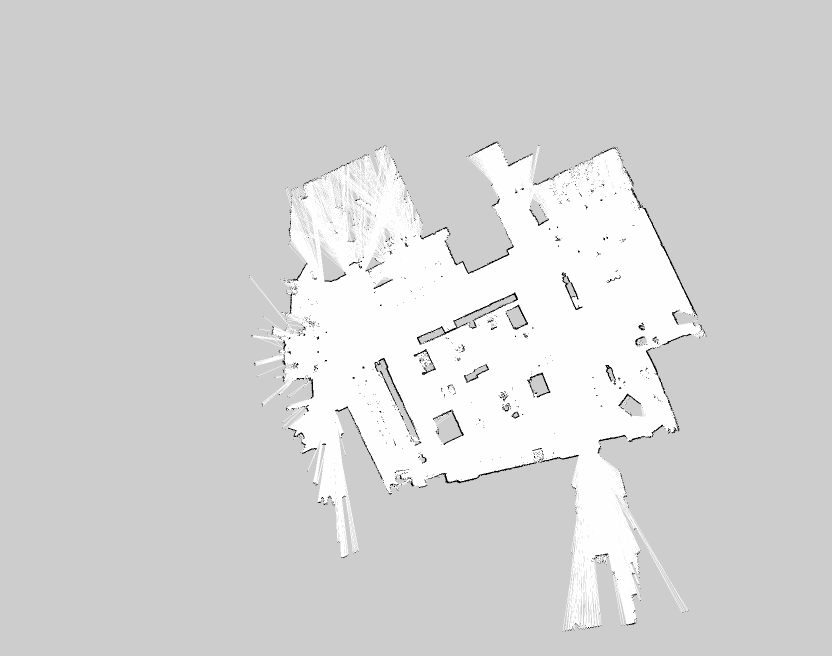
#> input picture data/benchmark_maps/iras_slam2.png, 1664 x 1312 px (shown at 1/2 size)
$ python -i map_preprocessing.py   (imports and definitions only)
#> lines starting #> are read from the running program, lines starting #| are printed output that depends on the picture; after the words box and inside, x2 and y2 are one past the last pixel; in counts of white or black regions, pixels touching at a corner belong together
#> further down, picture is the input picture: shape (1312, 1664, 3); min 0, max 254, mean 212.9
import cProfile
from sklearn.cluster import KMeans
import cv2
import numpy as np
import matplotlib.pyplot as plt
import math
from scipy.signal import find_peaks
from semantic_hierarchical_graph import segmentation
from semantic_hierarchical_graph.types.parameter import Parameter
from semantic_hierarchical_graph.types.vector import Vector


class map_preprocessing:
    # [12 lines left out: function __init__, not called in this run]

    def add_steps(self, func):
        ...

    def process(self, img):
        ...

    # [226 lines left out: functions show_all_imgs, get_grayscales_of_image1, get_orientation_of_walls, find_bounding_box, find_two_clusters_of_orientations, rotate and 8 more, not called in this run]


def optimise_the_parameters():
    ...


def get_grayscales_of_image(img):
    """returns a sorted list of all used grayscales in the image"""
    # convert to grayscale if not already done
    if len(img.shape) > 2:
        gray = cv2.cvtColor(img, cv2.COLOR_BGR2GRAY)
    else:
        gray = img
    # Calculate the histogram
    hist, bins = np.histogram(gray.ravel(), 255, [0, 255])
#> hist = 255 values, max 1756711 at index 205, min 0 at index 1, mean 8561.4; bins = 256 values from 0 to 255
    # Count the greayscales used
    counted_grayscales = 0
    for i in hist:
        if i != 0:
            counted_grayscales += 1
#> this loop made 255 passes
#> i on passes 1 to 8: 14017, 0, 0, 0, 0, 0, 0, 0
#> after the loop, counted_grayscales = 3
    # Sort the histogram bins in descending order
    sorted_bins = np.argsort(-hist)
#> sorted_bins = 255 values, max 254 at index 1, min 0 at index 2, mean 127
    # Find the indices of the top three bins
    maxima_indices = sorted_bins[:counted_grayscales]
#> maxima_indices = [205, 254, 0]
    # print(len(sorted_bins))
    return maxima_indices


# [26 lines left out: function convert_grayscales_to_black_white_gray, not called in this run]


def dilate_outline(img, kernel_size=8):
    """Black pixels are recorded barriers at this location and represents the wall or other obstacles.
    Some pixels aren't recorded properly and little gaps are in the wall. By dilation the gaps will be filled/ continous lines
    Returns an image with dilated black pixels"""
    # convert to grayscale
    if len(img.shape) > 2:
        gray = cv2.cvtColor(img, cv2.COLOR_BGR2GRAY)
    else:
        gray = img
    # convert to three grayscales, so that thresholding recognise the black
    if len(get_grayscales_of_image(img)) != 3:
        gray = convert_grayscales_to_black_white_gray(img)
    # thresh all black pixels (recognised barriers)
    ret, thresh_black_pixels = cv2.threshold(gray, 0, 255, cv2.THRESH_BINARY)
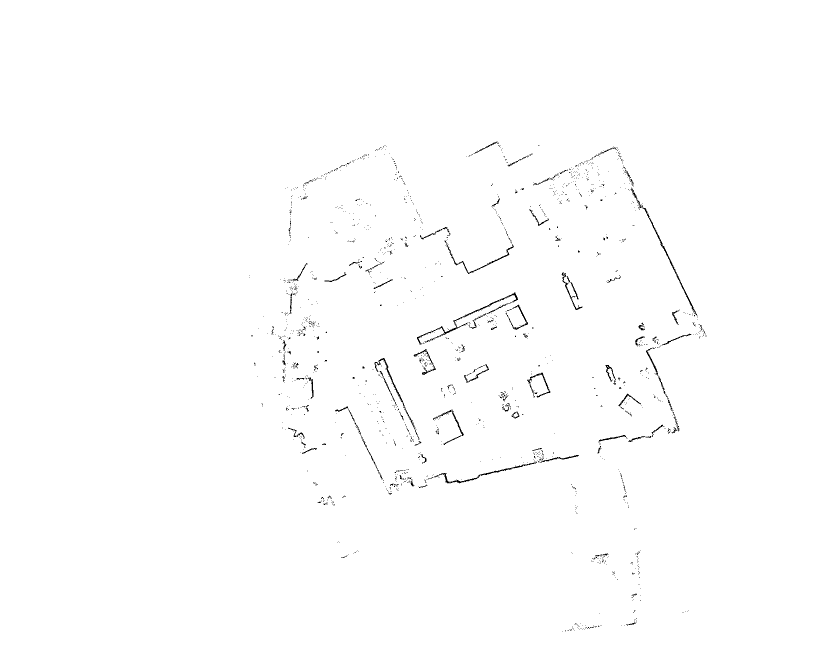
#> thresh_black_pixels: shape (1312, 1664) (shown at 1/2 size); 99.4% white; black in thin lines or dots, all inside (x1, y1, x2, y2) = (499, 283, 1413, 1264)
    black_dots_inversed = cv2.subtract(255, thresh_black_pixels)
    # expand/ dialte the black pixels to get continous lines
    kernel = np.ones((kernel_size, kernel_size), np.uint8)
    dilated_blackdots = cv2.dilate(black_dots_inversed, kernel, iterations=1)
#> dilated_blackdots: shape (1312, 1664); 5% white; 179 white regions, largest, box (x1, y1, x2, y2) and area: (1064, 289, 1417, 924) 19155, (831, 582, 1060, 693) 8014, (768, 893, 1162, 993) 7163
    return dilated_blackdots


def remove_small_areas_and_write_as_grayscale(img, grayscale_value=255, min_area=400):
    # find the connected components/ islands in the image
#> called with grayscale_value = 255, min_area = 400
    num_labels, labels, stats, centroids = cv2.connectedComponentsWithStats(img)
#> labels: shape (1312, 1664) int32; 79 distinct labels, from 0 to 78
#> num_labels = 79; stats = 79 rows, first 6: [0, 0, 1664, 1312, 1832008], [528, 292, 868, 968, 348942], [776, 301, 1, 2, 2], [770, 303, 1, 3, 3], [772, 303, 2, 3, 3], [779, 311, 1, 3, 3]; centroids = 79 pairs, first value 530 to 1393.5, second value 301.5 to 1256
    # Loop through the connected components and filter out the ones with a small area
    for i in range(1, num_labels):
        if stats[i, cv2.CC_STAT_AREA] < min_area:
            labels[labels == i] = 0
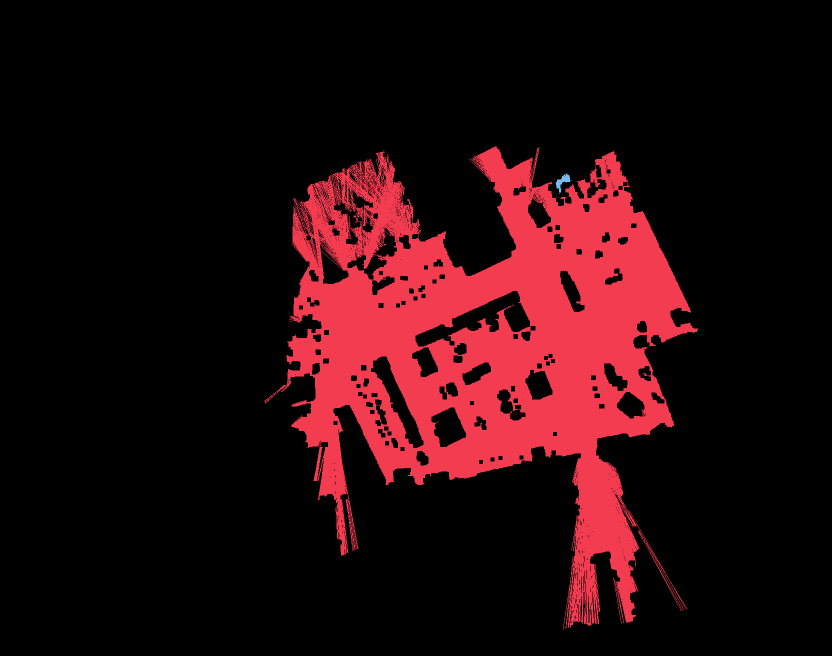
#> labels: shape (1312, 1664) int32 (shown at 1/2 size); 3 distinct labels, from 0 to 8; one colour per label, 0 black
    # Convert the label image back to a binary image
    binary_filtered = (labels > 0).astype('uint8') * grayscale_value
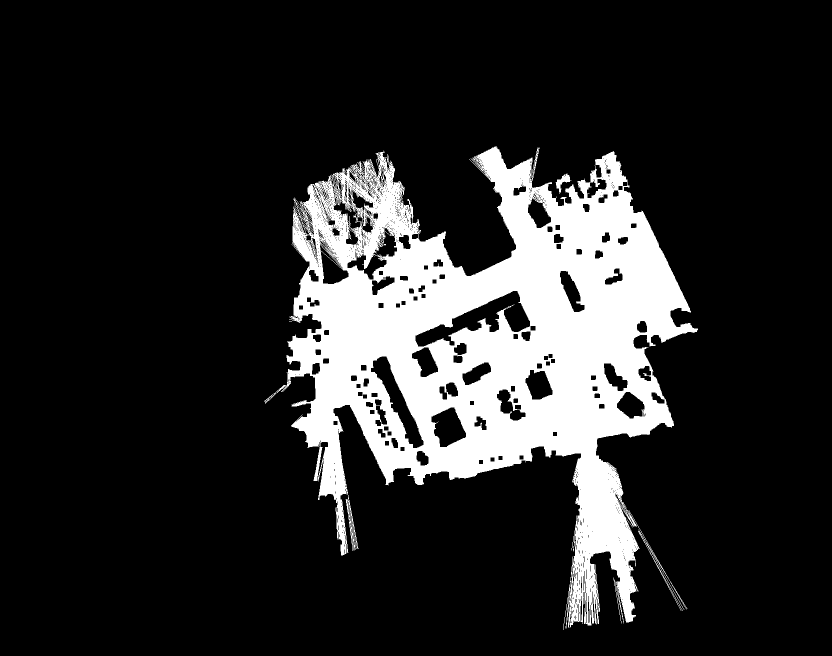
#> binary_filtered: shape (1312, 1664) (shown at 1/2 size); 16% white; 2 white regions, box (x1, y1, x2, y2) and area: (528, 292, 1396, 1260) 348942, (1111, 347, 1143, 388) 445
    ret, thresh = cv2.threshold(binary_filtered, 1, grayscale_value, cv2.THRESH_BINARY)
    return thresh


def seperate_thin_lines_from_building(img):
    """Dilate the border and subtract it from the main map. Consequencely the thin lines, when the laser passes through a window, will be seperated from the main map"""
    gray = cv2.cvtColor(img, cv2.COLOR_BGR2GRAY)
    continous_outline_img = dilate_outline(gray, kernel_size=8)
    # thresh all  white pixels
    ret, thresh_white_pixels = cv2.threshold(gray, 250, 255, cv2.THRESH_BINARY)
    # subtract the black and grey pixels from the white pixels, so the thin lines are seperated from the true map
    islands = cv2.subtract(thresh_white_pixels, continous_outline_img)
    return islands


def remove_incorrect_measured_values(img):
    """On the origin recorded map are long thin lines. These lines are created when, for example, the laser passes through a window and doesn't hit an object"""
    # create image of the main map without thin lines
    img_main_map_without_boundaries = remove_small_areas_and_write_as_grayscale(seperate_thin_lines_from_building(img))
    # create image of the unrecorded area
    ret, img_of_unknown_area = cv2.threshold(img_main_map_without_boundaries, 0, 255, cv2.THRESH_BINARY_INV)
    ret, img_of_unknown_area_scaled_to_230 = cv2.threshold(img_of_unknown_area, 0, 230, cv2.THRESH_BINARY)
    # create image of the border
    img_of_outline = remove_small_areas_and_write_as_grayscale(dilate_outline(img))
#> the loop in get_grayscales_of_image (call 2), `for i in hist:` made 255 passes
#> call 2 of remove_small_areas_and_write_as_grayscale, with grayscale_value = 255, min_area = 400
#> in remove_small_areas_and_write_as_grayscale (call 2), `num_labels, labels, stats, centroids = cv2.connectedComponentsWithStat..`:
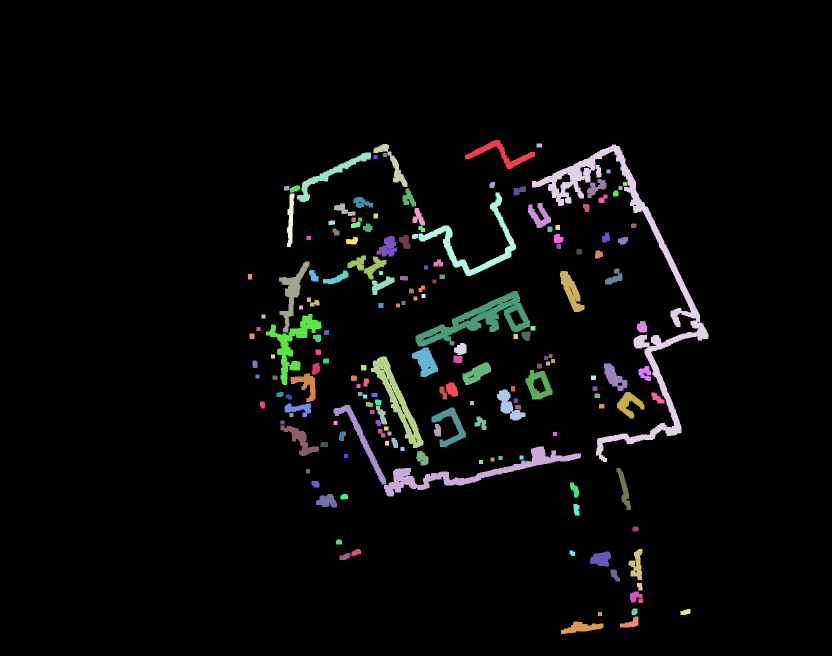
#> labels: shape (1312, 1664) int32 (shown at 1/2 size); 180 distinct labels, from 0 to 179; one colour per label, 0 black
#> in remove_small_areas_and_write_as_grayscale (call 2), `num_labels, labels, stats, centroids = cv2.connectedComponentsWithStat..`: num_labels = 180; stats = 180 rows, first 6: [0, 0, 1664, 1312, 2073375], [930, 280, 140, 58, 1993], [1073, 287, 11, 8, 88], [747, 288, 68, 86, 1342], [1064, 289, 353, 635, 19155], [594, 305, 148, 99, 2408]; centroids = 180 pairs, first value 499.5 to 1370.8, second value 290.5 to 1255.1
#> after the loop in remove_small_areas_and_write_as_grayscale (call 2), `for i in range(1, num_labels):`:
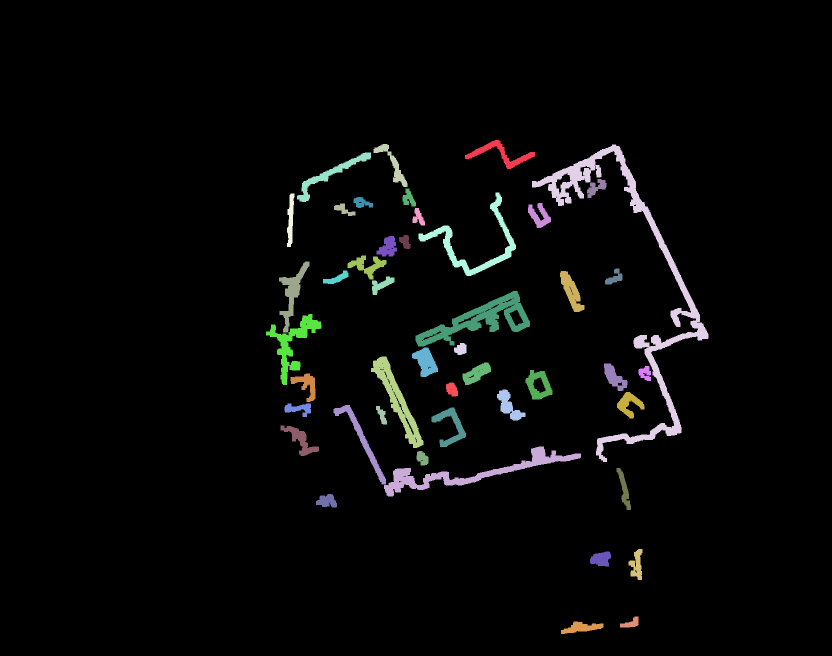
#> labels: shape (1312, 1664) int32 (shown at 1/2 size); 47 distinct labels, from 0 to 179; one colour per label, 0 black
    # merge the three images
    img_main_map_and_unknown_area = cv2.add(img_main_map_without_boundaries, img_of_unknown_area_scaled_to_230)
    result = cv2.subtract(img_main_map_and_unknown_area, img_of_outline)
    return result


# [176 lines left out: functions get_orientation_of_walls, find_two_clusters_of_orientations, rotate, make_image_to_three_values, find_bounding_box, show_andy_the_new_functions and 2 more, not called in this run]


def testing_speed():
    """shows me the runtime of the functions"""
    cProfile.run('map_preprocessing(img1)')


# [7 lines not run here, left out]

    # [8 lines of commented-out code are left out]

"""anderes Clustering verwenden

Mittelwert zischen den Peaks des Histogramms nehmen

Parameter in yaml (eigene Aufnahmen und online Ressourcen)

Drehung nach Mehrheit orientieren

Grundriss durch pointcloud libary"""


# [110 lines left out: functions padding, detect_minimal_bboxes, map_preparation, detect_walls, not called in this run]


def extract_walls(img):
    img_corrected = remove_incorrect_measured_values(img)
    # make binary
    ret, img_corrected_binary = cv2.threshold(img_corrected, 250, 255, cv2.THRESH_BINARY)
    # dialte to fill in the gaps of missing data and to overwrite the dynamic objects
    kernel_size = 9
    kernel = np.ones((kernel_size, kernel_size), np.uint8)
    dilated_room = cv2.dilate(img_corrected_binary, kernel, iterations=1)
#> dilated_room: shape (1312, 1664); 19.9% white; 1 white region, box (x1, y1, x2, y2) and area: (524, 288, 1400, 1264) 433983

    edges = cv2.Canny(img_corrected_binary, 200, 230)
#> edges: shape (1312, 1664); 1.3% white in thin lines or dots, all inside (x1, y1, x2, y2) = (527, 292, 1396, 1260)

    # Smooth the wall line
    smoothed_edges = cv2.GaussianBlur(edges, (5, 5), 0)

    # expand/ dialte the black pixels to get continous lines
    # Find contours
    contours, _ = cv2.findContours(edges, cv2.RETR_EXTERNAL, cv2.CHAIN_APPROX_SIMPLE)
#> contours = 1953 contours, 1841 with area under 20; largest, box (x1, y1, x2, y2) and area: (741, 712, 847, 896) 5248, (1233, 783, 1289, 837) 1874, (1119, 541, 1169, 624) 1847, (823, 694, 876, 754) 1774, (924, 724, 982, 770) 1390
    contours_smoothed, _ = cv2.findContours(smoothed_edges, cv2.RETR_EXTERNAL, cv2.CHAIN_APPROX_SIMPLE)
#> contours_smoothed = 2 contours; box (x1, y1, x2, y2) and area: (525, 290, 1398, 1262) 435542, (1109, 345, 1145, 390) 773
    # Draw original contours on image
    img_copy = img.copy()
    cv2.drawContours(img, contours, -1, (0, 255, 0), 2)
#> img: shape (1312, 1664, 3); 4.12% of pixels changed, all inside (x1, y1, x2, y2) = (526, 291, 1397, 1261)
    cv2.drawContours(img_copy, contours_smoothed, -1, (0, 255, 0), 2)
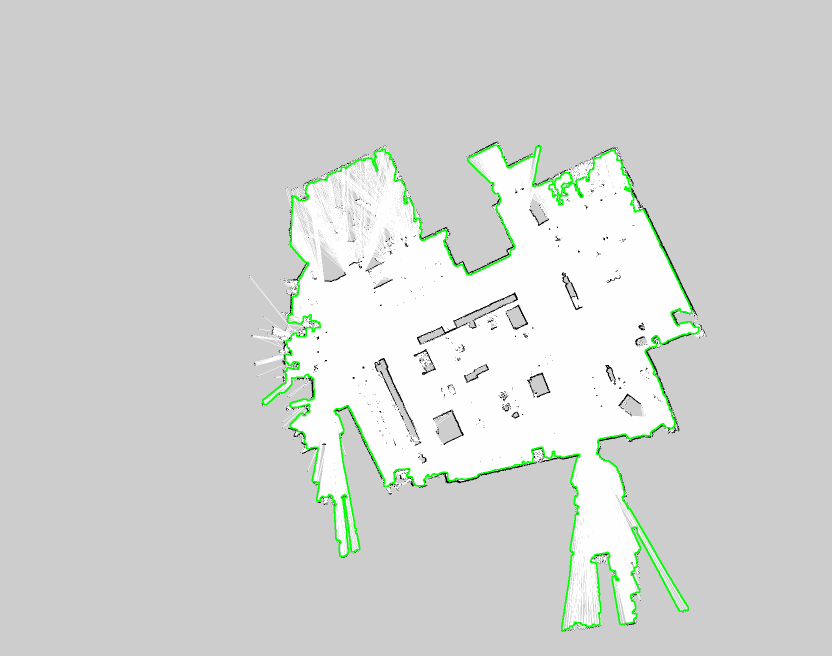
#> img_copy: shape (1312, 1664, 3) (shown at 1/2 size); 1.16% of pixels changed, all inside (x1, y1, x2, y2) = (524, 289, 1399, 1263)

    # Approximate contours and draw them on image
    for contour in contours_smoothed:
        epsilon = 0.003 * cv2.arcLength(contour, True)
        approx = cv2.approxPolyDP(contour, epsilon, True)
        cv2.drawContours(img, [approx], -1, (0, 0, 255), 2)
#> this loop made 2 passes
#> epsilon on passes 1 to 2: 0.439, 23.59
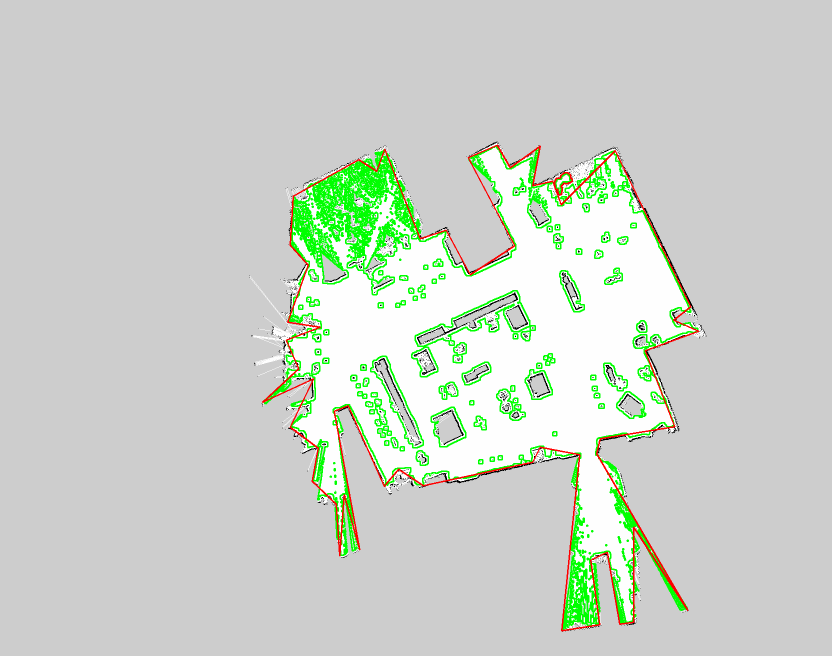
#> img: shape (1312, 1664, 3) (shown at 1/2 size); mean B, G, R 201.7, 211.5, 203.8

    # calculate the orientations of the walls
    angles = []
    lengths = []
    for point in range(len(approx)-1):
        # get the vector from two points
        vector = (Vector.from_two_points(approx[point][0], approx[point + 1][0]))
        # Calculate the orientation in radians
        angle_radians = math.atan2(vector.y, vector.x)  # als erstes y dann x
        # Convert the orientation to degrees
        angle_degree = 180 - ((round(math.degrees(angle_radians), 0) + 180) % 180)
        angles.append(angle_degree)
        # calculate the length (for later usage)
        length = int(math.sqrt((vector.x)**2 + (vector.y)**2))
        lengths.append(length)
        # Testing the angles: print the degree in the wall and check on plausibility
        pos = (approx[point][0] + approx[point + 1][0])//2
        cv2.putText(img, str(angle_degree), pos, cv2.FONT_HERSHEY_SIMPLEX, 1, (255, 0, 0), 2)
#> this loop made 1 pass
#> after the loop, angles = []; lengths = []
    # to weigth the angles with the length of the wall add to the angles list copies of the angles in relation to its length -> for better clustering
    # Bsp: angles=[40, 20, 50], lengths = [60, 90, 20] -> angles_weighted[40, 40, 40, 40, 40, 40, 20, 20, 20, 20, 20, 20, 20, 20, 20, 50, 50]
    angles_weighted = []
    for i in range(len(angles)):
        for l in range(0, lengths[i], 10):
            angles_weighted.append(angles[i])
    print(lengths)
    print(angles_weighted)
    # use KMeans clustering to find two dominant clusters
    kmeans = KMeans(n_clusters=2).fit(np.array(angles_weighted).reshape(-1, 1))

    # get the cluster labels and centroids
    labels = kmeans.labels_
    centroids = kmeans.cluster_centers_
    print("Cluster labels: ", labels)
    print("Cluster centroids: ", centroids)
    # rotated Image:
    # Get the dimensions of the image
    height, width = img.shape[:2]
    print(centroids[1])
    # Calculate the rotation matrix
    # Better: if degreee between both centroids isn't 90°-> find the degree so that both centroids are roteted with an equal error. Otherwise the error
    rotation_matrix_1 = cv2.getRotationMatrix2D((width/2, height/2), -(int(centroids[0])), 1)
    rotation_matrix_2 = cv2.getRotationMatrix2D((width/2, height/2), -(int(centroids[1])), 1)
    # Specify the padding parameters
    border_size = 100
    border_value = [205, 205, 205]
    # Apply the rotation to the image
    # rotated = cv2.warpAffine(img, rotation_matrix, (width, height))

    rotated_1 = cv2.warpAffine(img, rotation_matrix_1, (width + 2*border_size, height + 2*border_size),
                               borderMode=cv2.BORDER_CONSTANT, borderValue=border_value)
    rotated_2 = cv2.warpAffine(img, rotation_matrix_2, (width + 2*border_size, height + 2*border_size),
                               borderMode=cv2.BORDER_CONSTANT, borderValue=border_value)
    segmentation.show_imgs(img, rotated_2)
    return img


# [102 lines left out: functions testing_the_value_for_threshold, testing_the_noise_removal, testing_padding_arround_color, remove_inadequately_recorded_rooms, connect_contours, not called in this run]

>>> import cv2
>>> picture = cv2.imread('../data/benchmark_maps/iras_slam2.png')
#> (the run stopped early here; a loop or call above may not have finished)
